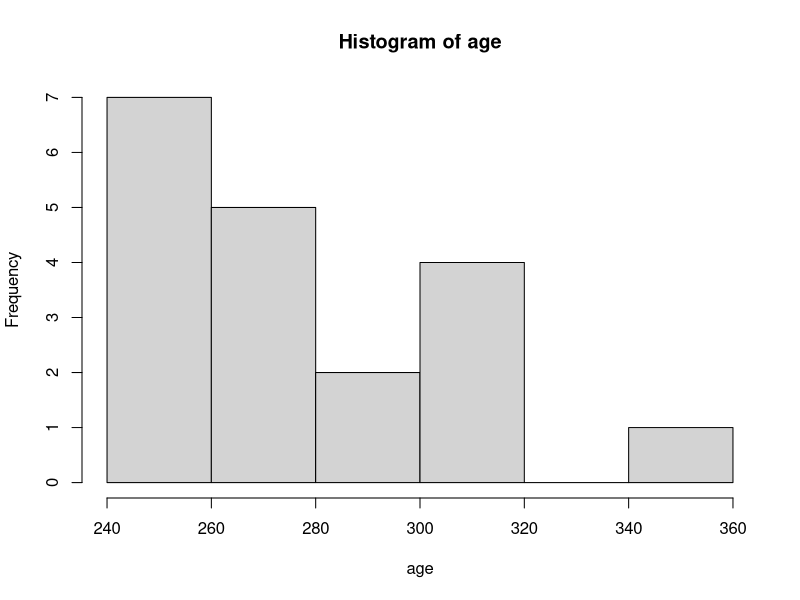
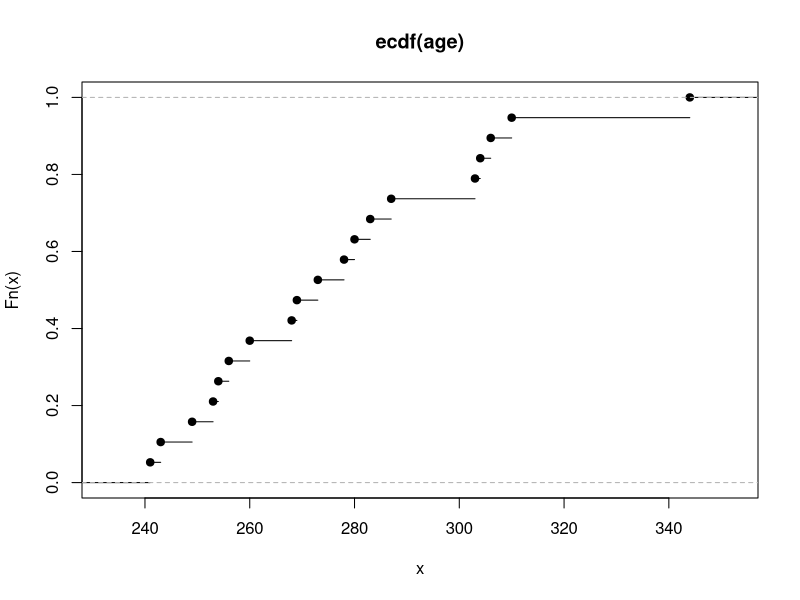
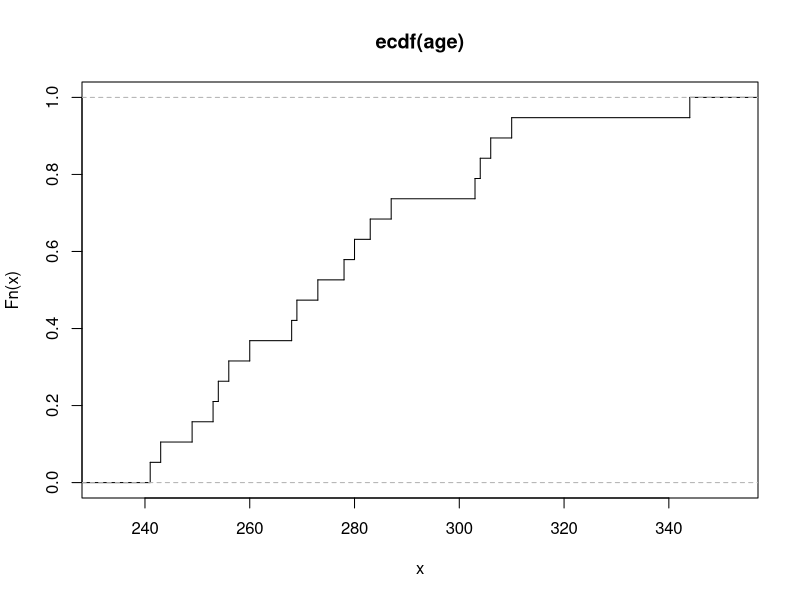
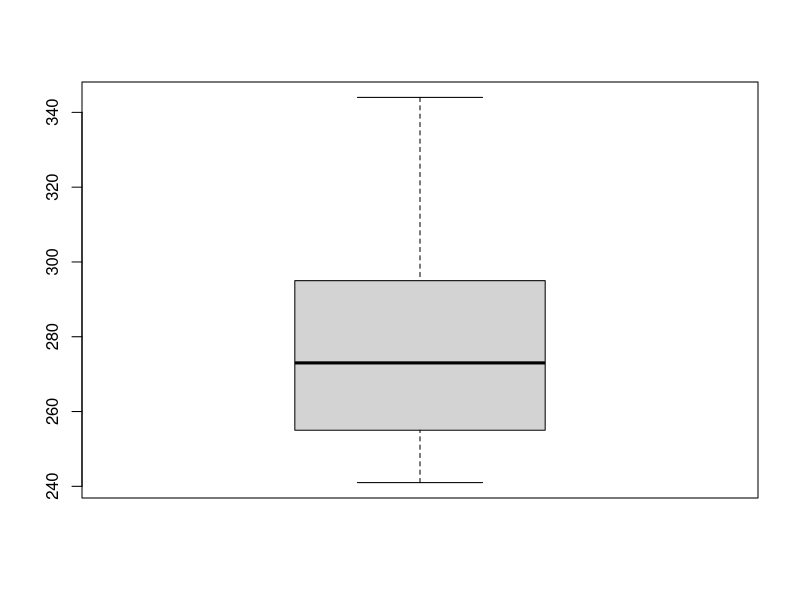

Reproduce these figures in R, in order.
# Start by reading the data
age = c(249, 254, 243, 268, 253, 269, 287, 241, 273, 306, 303, 280, 260, 256, 278, 344, 304, 283, 310)
n   = length(age)

# Compute mean, median and standard deviation: 
mu  = mean(age)
med = median(age)
SD  = sd(age)

# Make a histogram (cf. slide 4)
hist(age)

# Plot the empirical distribution function (cf. slide 4)
plot(ecdf(age))                                 # Basic plot
plot(ecdf(age), verticals = T, do.points = F)   # Nicer looking plot

# Compute min, first quartile, median, third quartile, and max (cf. slide 5)
quantile(age)

# Make a boxplot (cf. slide 5)
boxplot(age)

# Compute the 97.5% percentile of the t-distribution with 18 degrees of freedom:
qt(0.975, n-1)

# Compute lower and upper limit of the 95% confidence interval:
# (Check that you get the same result as in the lectures (cf slide 18))
L = mean(age) - qt(0.975, n-1)*(sd(age)/sqrt(n))     # lower limit
U = mean(age) + qt(0.975, n-1)*(sd(age)/sqrt(n))     # upper limit

# Compute t-statistic:
tstat = (mu-265)/(SD/sqrt(n))       # t-statistic
tstat

# Compute P-value:
# (Check that you get the same result as in the lectures (cf slide 22))
1-pt(tstat, n-1)

# R has readymade commands for t-tests with corresponding confidence intervals.
# Use the command "t.test" to compute the confidence interval (this gives a two-sided test):
t.test(age, mu = 265)

# Use the command "t.test" to compute a one-sided test (this gives a one-sided confidence interval):
# (Check that you get the same results as above)
t.test(age, alternative = "greater", mu = 265)






